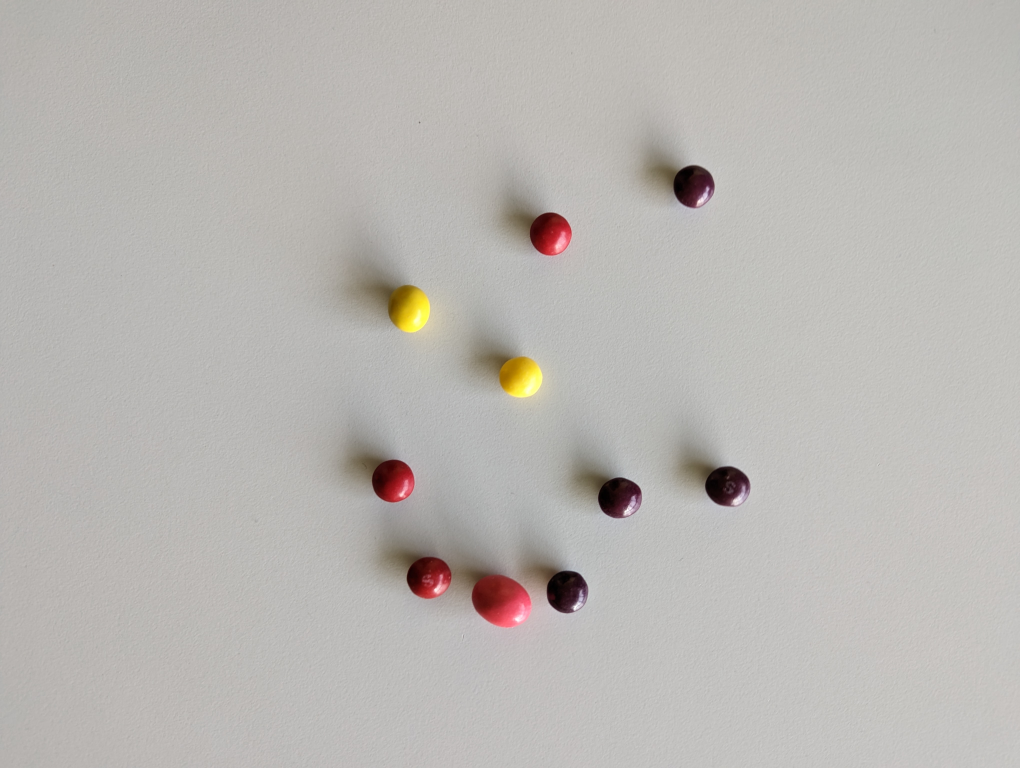
#> input picture WDPO/pythonProject1/data/11.jpg, 4080 x 3072 px, given in place of 10.jpg, which was not available (shown at 1/4 size)
$ python main.py
#> lines starting #> are read from the running program, lines starting #| are printed output that depends on the picture; after the words box and inside, x2 and y2 are one past the last pixel; in counts of white or black regions, pixels touching at a corner belong together; pictures that were not available may be replaced by others from this repository, and a replacement may not be noted
from __future__ import print_function
import numpy as np

import cv2
import cv2 as cv
import argparse

max_value = 255
max_value_H = 360 // 2
low_H = 153
low_S = 82
low_V = 0
high_H = 172
high_S = 255
high_V = 255
window_capture_name = 'Video Capture'
window_detection_name = 'Object Detection'
low_H_name = 'Low H'
low_S_name = 'Low S'
low_V_name = 'Low V'
high_H_name = 'High H'
high_S_name = 'High S'
high_V_name = 'High V'


imgs = ["data/01.jpg","data/02.jpg","data/03.jpg","data/04.jpg","data/05.jpg","data/06.jpg","data/07.jpg","data/08.jpg","data/09.jpg","data/10.jpg"]

def on_low_H_thresh_trackbar(val):
    global low_H
    global high_H
    low_H = val
    low_H = min(high_H - 1, low_H)
    cv.setTrackbarPos(low_H_name, window_detection_name, low_H)


def empty(val):
    pass


def on_high_H_thresh_trackbar(val):
    global low_H
    global high_H
    high_H = val
    high_H = max(high_H, low_H + 1)
    cv.setTrackbarPos(high_H_name, window_detection_name, high_H)


def on_low_S_thresh_trackbar(val):
    global low_S
    global high_S
    low_S = val
    low_S = min(high_S - 1, low_S)
    cv.setTrackbarPos(low_S_name, window_detection_name, low_S)


def on_high_S_thresh_trackbar(val):
    global low_S
    global high_S
    high_S = val
    high_S = max(high_S, low_S + 1)
    cv.setTrackbarPos(high_S_name, window_detection_name, high_S)


def on_low_V_thresh_trackbar(val):
    global low_V
    global high_V
    low_V = val
    low_V = min(high_V - 1, low_V)
    cv.setTrackbarPos(low_V_name, window_detection_name, low_V)


def on_high_V_thresh_trackbar(val):
    global low_V
    global high_V
    high_V = val
    high_V = max(high_V, low_V + 1)
    cv.setTrackbarPos(high_V_name, window_detection_name, high_V)


img = cv.imread('data/10.jpg', cv.IMREAD_COLOR)
#> img is the input picture: shape (3072, 4080, 3); mean B, G, R 179.2, 182.9, 185.8
img1 = cv.imread('data/12.jpg', cv.IMREAD_COLOR)
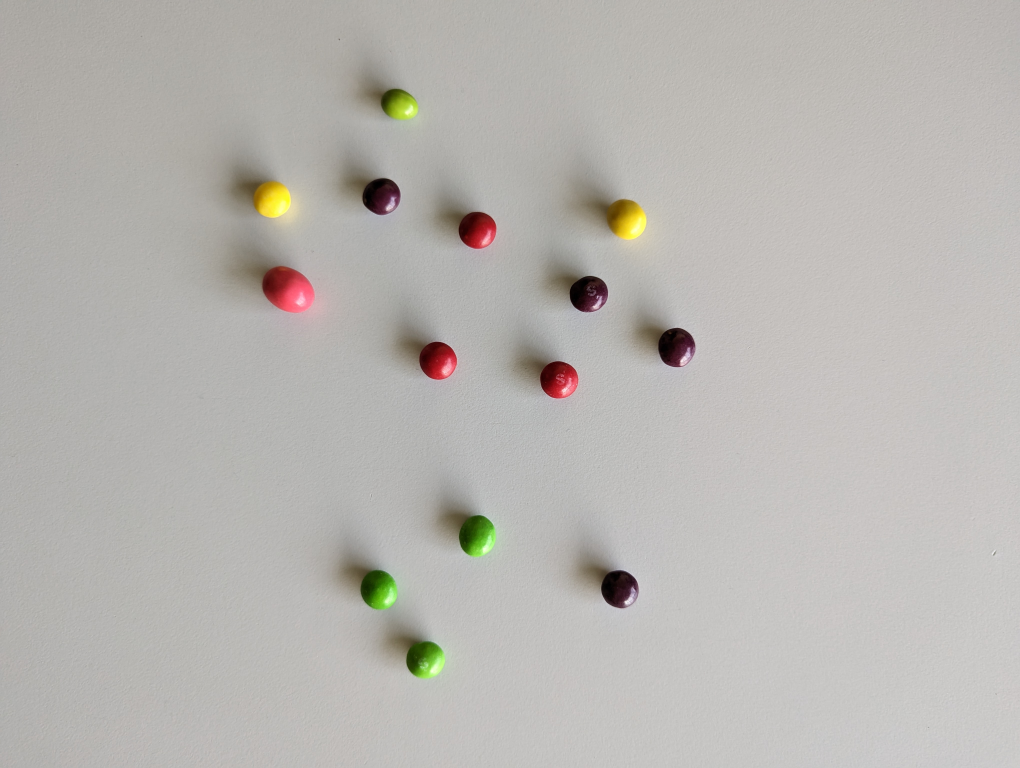
#> input picture WDPO/pythonProject1/data/14.jpg, 4080 x 3072 px, given in place of 12.jpg, which was not available (shown at 1/4 size)
#> img1 is the input picture: shape (3072, 4080, 3); mean B, G, R 177.1, 181.2, 183.9
img2 = cv.imread('data/13.jpg', cv.IMREAD_COLOR)
img3 = cv.imread('data/04.jpg', cv.IMREAD_COLOR)
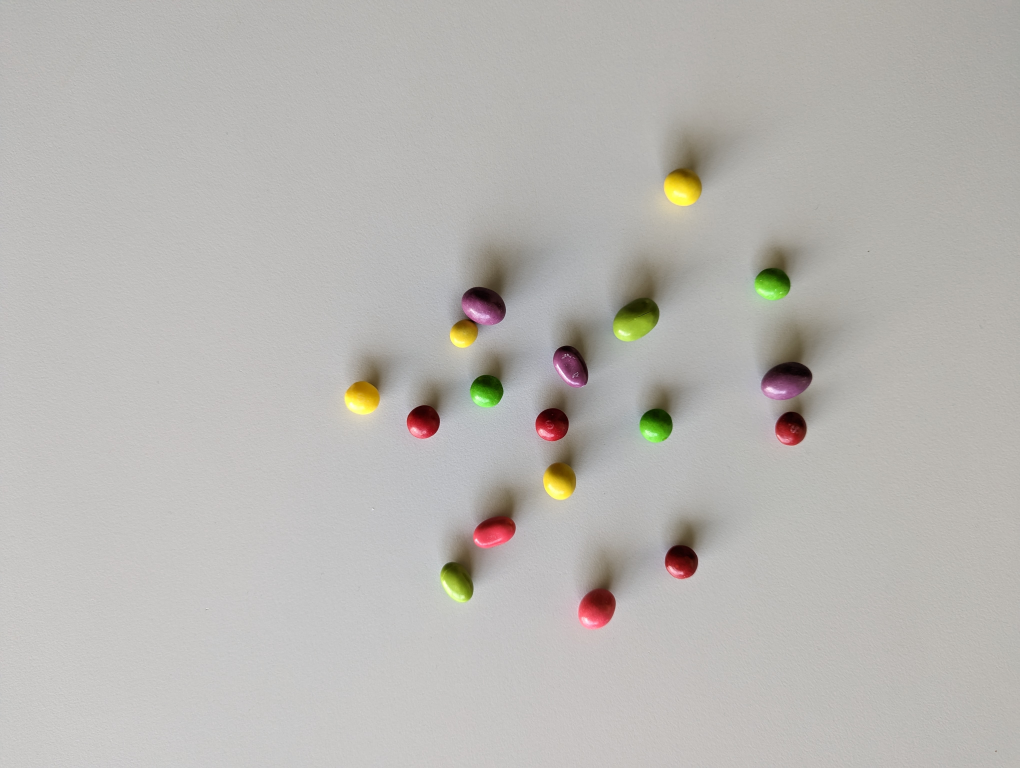
#> input picture WDPO/pythonProject1/data/04.jpg, 4080 x 3072 px (shown at 1/4 size)
#> img3 is the input picture: shape (3072, 4080, 3); mean B, G, R 178.5, 182.3, 184.6
img4 = cv.imread('data/05.jpg', cv.IMREAD_COLOR)
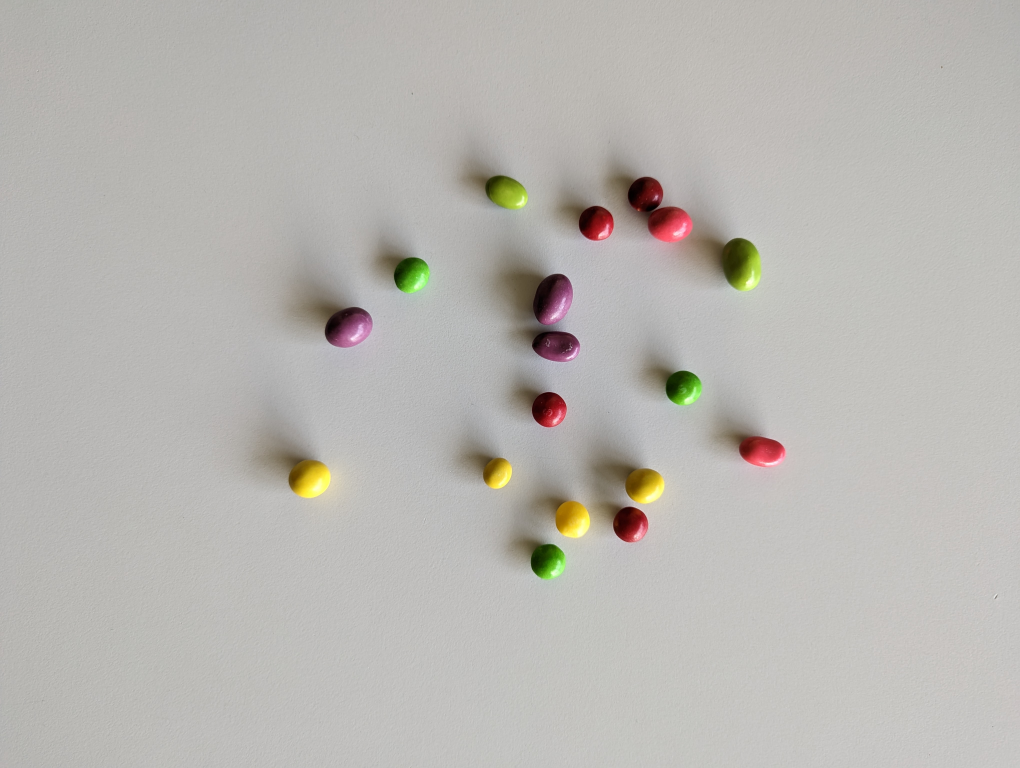
#> input picture WDPO/pythonProject1/data/05.jpg, 4080 x 3072 px (shown at 1/4 size)
#> img4 is the input picture: shape (3072, 4080, 3); mean B, G, R 177.9, 182.3, 184.7

cap = cv2.resize(img,(0, 0), fx=0.25, fy=0.25, interpolation = cv2.INTER_AREA)
cap1 = cv2.resize(img1,(0, 0), fx=0.25, fy=0.25, interpolation = cv2.INTER_AREA)
cap2 = cv2.resize(img2, (0, 0), fx=0.25, fy=0.25, interpolation = cv2.INTER_AREA)
cap3 = cv2.resize(img3, (0, 0), fx=0.25, fy=0.25, interpolation = cv2.INTER_AREA)
cap4 = cv2.resize(img4,(0, 0), fx=0.25, fy=0.25, interpolation = cv2.INTER_AREA)

cv.namedWindow(window_capture_name)
cv.namedWindow(window_detection_name)
cv.createTrackbar(low_H_name, window_detection_name, low_H, max_value_H, on_low_H_thresh_trackbar)
cv.createTrackbar(high_H_name, window_detection_name, high_H, max_value_H, on_high_H_thresh_trackbar)
cv.createTrackbar(low_S_name, window_detection_name, low_S, max_value, on_low_S_thresh_trackbar)
cv.createTrackbar(high_S_name, window_detection_name, high_S, max_value, on_high_S_thresh_trackbar)
cv.createTrackbar(low_V_name, window_detection_name, low_V, max_value, on_low_V_thresh_trackbar)
cv.createTrackbar(high_V_name, window_detection_name, high_V, max_value, on_high_V_thresh_trackbar)

cv.createTrackbar('Dylacja', window_detection_name, 1, 8, empty)
cv.createTrackbar('Erozja', window_detection_name, 1, 8, empty)


licznik = 0
while True:

    dylacja = cv.getTrackbarPos('Dylacja',window_detection_name)
    erozja = cv.getTrackbarPos('Erozja',window_detection_name)

    kernel = np.ones((erozja, erozja), np.uint8)
    kernel2 = np.ones((dylacja, dylacja), np.uint8)

    if licznik == 0:
        frame = cv.blur(cap, (5,5), cv.BORDER_DEFAULT)
    if licznik == 1:
        frame = cv.blur(cap1, (3,3), cv.BORDER_DEFAULT)
    if licznik == 2:
        frame = cv.blur(cap2, (5,5), cv.BORDER_DEFAULT)
    if licznik == 3:
        frame = cv.blur(cap3, (5,5), cv.BORDER_DEFAULT)
    if licznik == 4:
        frame = cv.blur(cap4, (5,5), cv.BORDER_DEFAULT)

    if frame is None:
        break
    frame_HSV = cv.cvtColor(frame, cv.COLOR_BGR2HSV)
#> frame_HSV: shape (768, 1020, 3); mean H, S, V 23.6, 10.7, 185.9
    frame_threshold = cv.inRange(frame_HSV, (low_H, low_S, low_V), (high_H, high_S, high_V))
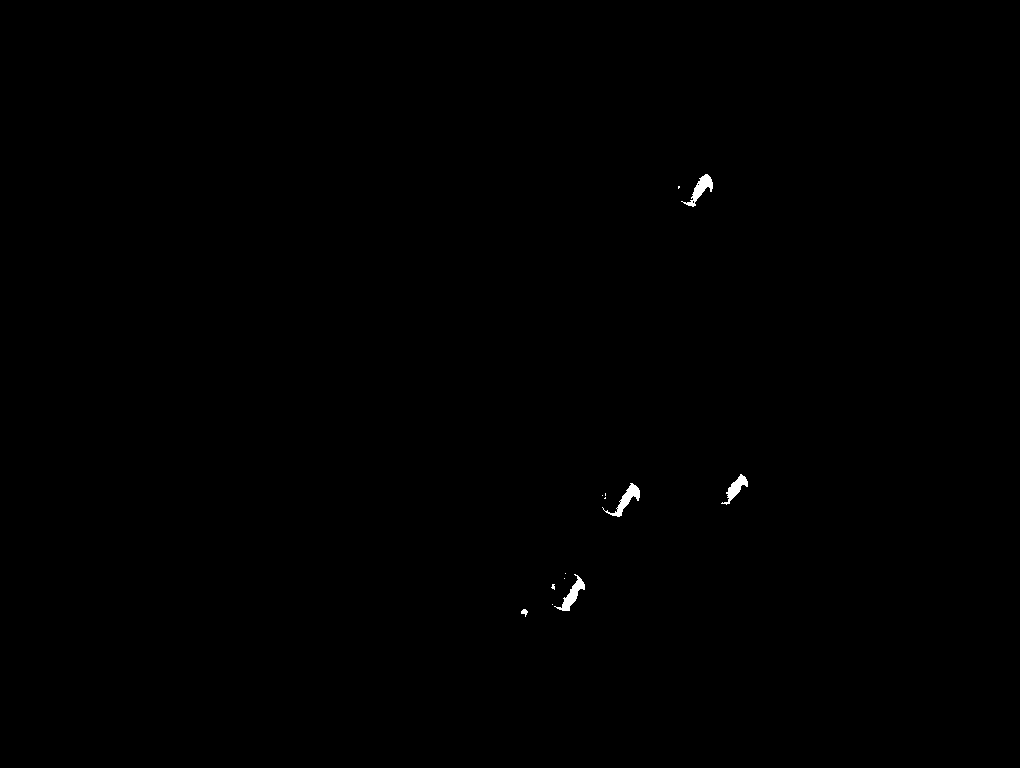
#> frame_threshold: shape (768, 1020); 0.18% white; 13 white regions (8 under 20 px)

    erosion = cv.erode(frame_threshold, kernel, iterations=1)
    dilation = cv.dilate(erosion,kernel2,iterations = 1)

    opening = cv.morphologyEx(frame_threshold, cv.MORPH_OPEN, kernel)
    opening = cv.morphologyEx(opening, cv.MORPH_OPEN, kernel)
    # dilation = cv.dilate(opening, kernel2, iterations=1)
    opening = dilation


    cv.imshow(window_capture_name, frame)
    cv.imshow(window_detection_name, frame_threshold)
    cv.imshow('testme', dilation)

    contours, _ = cv2.findContours(dilation, cv2.RETR_TREE, cv2.CHAIN_APPROX_NONE)
#> contours = 17 contours, 12 with area under 20; largest, box (x1, y1, x2, y2) and area: (602, 483, 640, 517) 298, (681, 174, 713, 207) 292, (554, 574, 585, 611) 290, (721, 474, 748, 505) 240, (521, 609, 528, 617) 22
    contoursORG, _ = cv2.findContours(frame_threshold, cv2.RETR_TREE, cv2.CHAIN_APPROX_NONE)
#> contoursORG has the same summary as contours

    key = cv.waitKey(30)
#> (key q is pressed here)
    cv2.drawContours(frame, contours, -1, (0, 0, 0), 3)
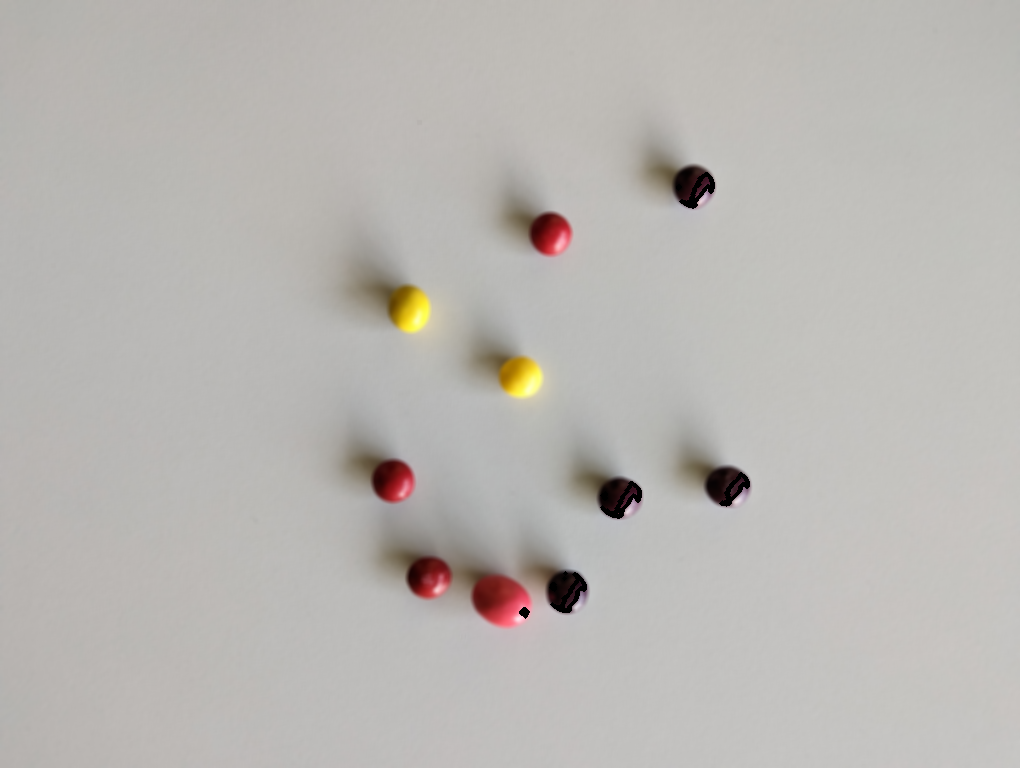
#> frame: shape (768, 1020, 3); mean B, G, R 179, 182.7, 185.6
    cv2.imshow('cont', frame)
    print(len(contours))
#| 17


    if key == ord('a'):
        licznik -= 1
    if key == ord('d'):
        licznik += 1

    if key == ord('q') or key == 27 or licznik ==5:
      break
